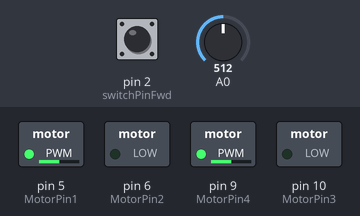
This sketch was run on a simulated Arduino Uno, built with avr-gcc and run on an emulated ATmega328P. Shown: switched loads named in the sketch (green lamp = pin HIGH). The inputs (shaded band) are chosen by the test bench; at power-on: A0 = 512, pin 2 (switchPinFwd) HIGH.

Above: at 1.2 s.
1.3 s: A0 set to 716
At 2.5 s:
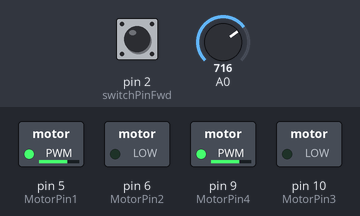
2.8 s: pin 2 (switchPinFwd) pulled LOW for 0.15 s
At 3.9 s:
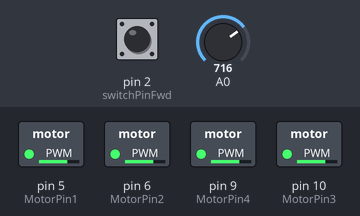
4.4 s: A0 set to 900
At 5.5 s:
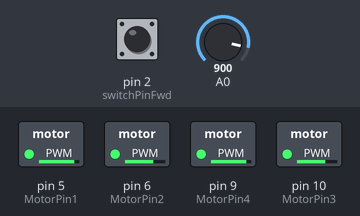
5.9 s: pin 2 (switchPinFwd) pulled LOW for 1 s
At 7.1 s:
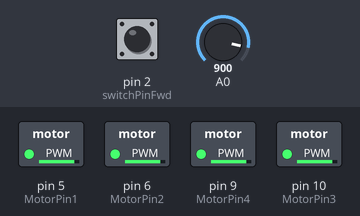
8.4 s: A0 set to 511
At 9.6 s:
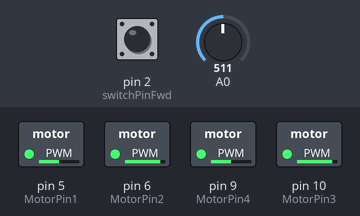
9.9 s: pin 2 (switchPinFwd) pulled LOW for 0.15 s
At 11.2 s:
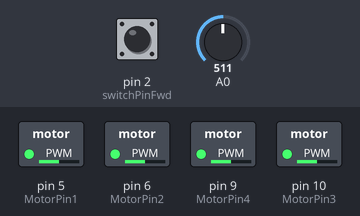
Timing chart, 0 to 12.5 s (numbered marks = the images above; inputs shaded):
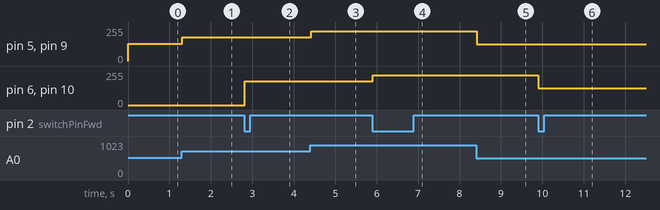

Measured:
- after the input at 1.3 s, pin 5 (MotorPin1), pin 9 (MotorPin4): 128/255 → 179/255 at once
- after the input at 2.8 s, pin 6 (MotorPin2), pin 10 (MotorPin3): 0/255 → 179/255 at once
- after the input at 4.4 s, pin 5 (MotorPin1), pin 9 (MotorPin4): 179/255 → 225/255 at once
- after the input at 5.9 s, pin 6 (MotorPin2), pin 10 (MotorPin3): 179/255 → 225/255 at once
- after the input at 8.4 s, pin 5 (MotorPin1), pin 9 (MotorPin4): 225/255 → 127/255 at once
- after the input at 9.9 s, pin 6 (MotorPin2), pin 10 (MotorPin3): 225/255 → 127/255 at once

The sketch:

ccontrolling2DC_motor.ino
```cpp
int switchPinFwd = 2;
int potentiometerIn;
//Motor1
const int MotorPin1 = 5;
const int MotorPin2 = 6;


//Motor2
const int MotorPin3 = 10;
const int MotorPin4 = 9;

void setup() {
  // put your setup code here, to run once:
  pinMode(switchPinFwd, INPUT_PULLUP);
  pinMode(MotorPin1, OUTPUT);
  pinMode(MotorPin2, OUTPUT);
  pinMode(MotorPin3, OUTPUT);
  pinMode(MotorPin4, OUTPUT);
}

void loop() {
  // put your main code here, to run repeatedly:
  potentiometerIn = analogRead(A0);
  int output = potentiometerIn / 4;

  if(digitalRead(switchPinFwd) == HIGH)
  {

      analogWrite(MotorPin1, output);
      analogWrite(MotorPin4, output);
  }
  else
  {
    analogWrite(MotorPin2, output);
    analogWrite(MotorPin3, output);
  }
  delay(25);
}
```
